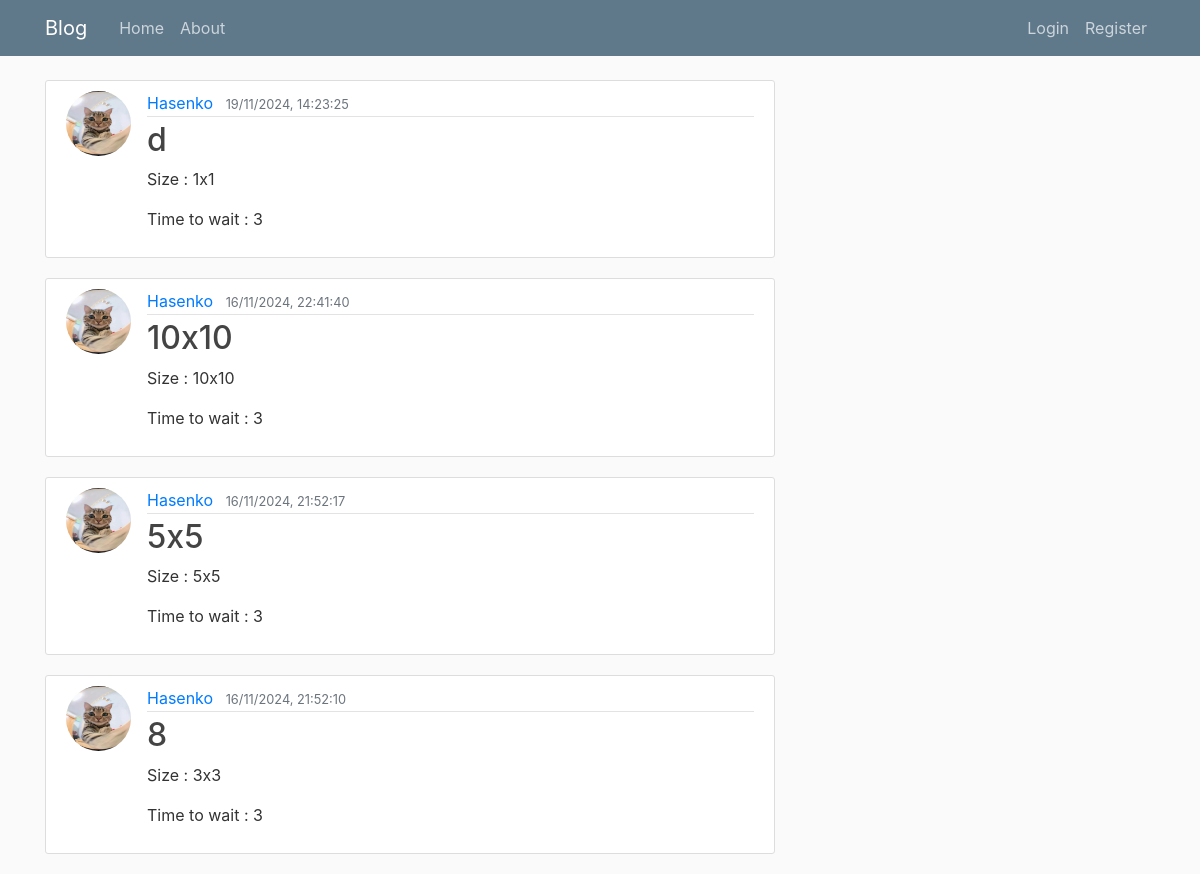
Page /blog/ on the earlier database version.
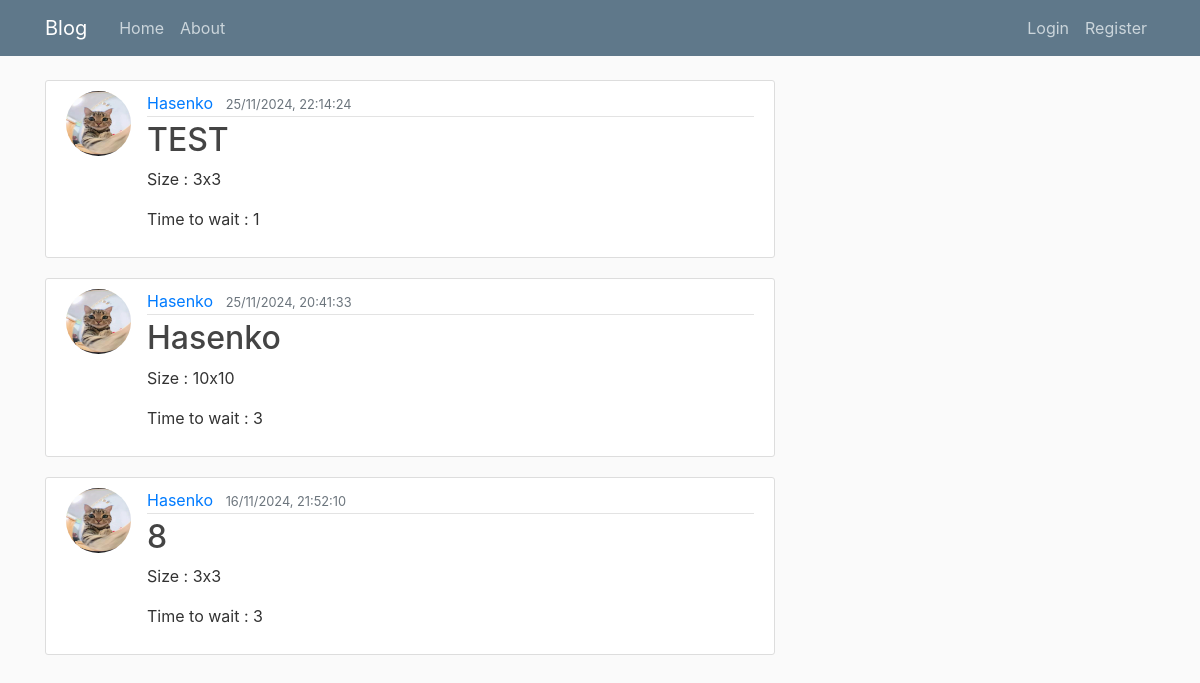
Same page on the later database version.
### blog/models.py (models this page shows, shortened)
class Canvas(models.Model):
    title = models.CharField(max_length=100)
    width = models.PositiveIntegerField(default=100)
    height = models.PositiveIntegerField(default=100)
    time_to_wait = models.PositiveIntegerField(default=3)
    content = models.TextField(default='blank')
    date_posted = models.DateTimeField(default=timezone.now)
    author = models.ForeignKey(User, on_delete=models.CASCADE)
    def get_pixel_list(content):
        pixel_list = []
        i = 0
        pixel = ""
        for letter in content:
            if i%7 == 0 and i != 0:
                pixel_list.append(pixel)
                pixel = ""
            pixel += letter
            i += 1
        pixel_list.append(pixel)
        return pixel_list

### users/models.py (models this page shows, shortened)
class Profile(models.Model):
    user = models.OneToOneField(User, on_delete=models.CASCADE)
    image = models.ImageField(default='default.jpg', upload_to='profile_pics')

### blog/views.py (the view)
# urls.py: path('', CanvasListView.as_view(), name='blog-home'),
class CanvasListView(ListView):
    model = Canvas
    template_name = 'blog/home.html'  # by default: <app>/<model>_<viewtype>.html
    context_object_name = 'canvases'
    ordering = ['-date_posted']  # replace with 'intensity' of the canvas
    def get_queryset(self):
        queryset = super().get_queryset()
        for canvas in queryset:
            canvas.content = Canvas.get_pixel_list(canvas.content)
        return queryset

### blog/templates/blog/home.html
{% extends "blog/base.html" %}
{% block content %}
    {% for canvas in canvases %}
        <article class="media content-section">
            <img class="rounded-circle article-img" src="{{ canvas.author.profile.image.url }}" alt="author image">
            <div class="media-body">
                <div class="article-metadata">
                    <a class="mr-2" href="#">{{ canvas.author }}</a>
                    <small class="text-muted">{{ canvas.date_posted|date:"d/m/Y, H:i:s" }}</small>
                </div>
                <h2><a class="article-title" href="{% url 'canvas-detail' canvas.id %}">{{ canvas.title }}</a></h2>
                <p>Size : {{ canvas.width }}x{{ canvas.height }}</p>
                <p>Time to wait : {{ canvas.time_to_wait }}</p>
            </div>
        </article>
    {% endfor %}
{% endblock content %}

Differences in the rows shown:
removed Canvas: author.profile.image (picture), author "Hasenko", date_posted "19/11/2024, 14:23:25", title "d", width "1", height "1", time_to_wait "3"
removed Canvas: author.profile.image (picture), author "Hasenko", date_posted "16/11/2024, 22:41:40", title "10x10", width "10", height "10", time_to_wait "3"
removed Canvas: author.profile.image (picture), author "Hasenko", date_posted "16/11/2024, 21:52:17", title "5x5", width "5", height "5", time_to_wait "3"
added Canvas: author.profile.image (picture), author "Hasenko", date_posted "25/11/2024, 22:14:24", title "TEST", width "3", height "3", time_to_wait "1"
added Canvas: author.profile.image (picture), author "Hasenko", date_posted "25/11/2024, 20:41:33", title "Hasenko", width "10", height "10", time_to_wait "3"
